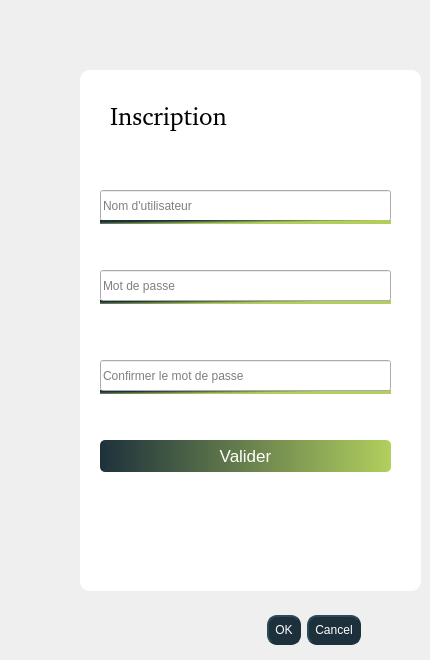
   <widget class="QWidget" name="Inscription">
    <attribute name="title">
     <string>Inscription</string>
    </attribute>
    <widget class="QFrame" name="frame_2">
     <property name="geometry">
      <rect>
       <x>80</x>
       <y>70</y>
       <width>341</width>
       <height>521</height>
      </rect>
     </property>
     <property name="styleSheet">
      <string notr="true">QFrame {
   border: none;
	border-radius:10px;
	background-color:rgb(255, 255, 255);
	box-shadow: 8px 7px 7px 8px rgb(179, 179, 179);
}</string>
     </property>
     <property name="frameShape">
      <enum>QFrame::StyledPanel</enum>
     </property>
     <property name="frameShadow">
      <enum>QFrame::Raised</enum>
     </property>
     <widget class="QLabel" name="label_6">
      <property name="geometry">
       <rect>
        <x>30</x>
        <y>30</y>
        <width>161</width>
        <height>31</height>
       </rect>
      </property>
      <property name="font">
       <font>
        <family>,sans-serif</family>
        <pointsize>-1</pointsize>
        <weight>50</weight>
        <italic>false</italic>
        <bold>false</bold>
       </font>
      </property>
      <property name="styleSheet">
       <string notr="true">

font: &quot;Poppins&quot;,sans-serif;
background-color: rgb(255, 255, 255);
max-width : 350px;
font-size:25px;
</string>
      </property>
      <property name="text">
       <string>Inscription</string>
      </property>
     </widget>
     <widget class="QLineEdit" name="username_input2">
      <property name="geometry">
       <rect>
        <x>20</x>
        <y>120</y>
        <width>291</width>
        <height>31</height>
       </rect>
      </property>
      <property name="styleSheet">
       <string notr="true">width : 100%;
height : 45px; 
border-color: rgb(255, 255, 255);
color: rgb(0,0,0);</string>
      </property>
      <property name="text">
       <string/>
      </property>
      <property name="dragEnabled">
       <bool>false</bool>
      </property>
      <property name="placeholderText">
       <string extracomment="Nom d'utilisateur">Nom d'utilisateur</string>
      </property>
     </widget>
     <widget class="Line" name="line_6">
      <property name="geometry">
       <rect>
        <x>20</x>
        <y>150</y>
        <width>291</width>
        <height>4</height>
       </rect>
      </property>
      <property name="styleSheet">
       <string notr="true">background-color: qlineargradient(spread:pad, x1:0.182079, y1:0.147455, x2:0.832562, y2:0.647409, stop:0.0985222 rgba(29, 49, 60, 255), stop:0.73399 rgba(178, 207, 94, 255))</string>
      </property>
      <property name="orientation">
       <enum>Qt::Horizontal</enum>
      </property>
     </widget>
     <widget class="Line" name="line_7">
      <property name="geometry">
       <rect>
        <x>20</x>
        <y>230</y>
        <width>291</width>
        <height>4</height>
       </rect>
      </property>
      <property name="styleSheet">
       <string notr="true">background-color: qlineargradient(spread:pad, x1:0.182079, y1:0.147455, x2:0.832562, y2:0.647409, stop:0.0985222 rgba(29, 49, 60, 255), stop:0.73399 rgba(178, 207, 94, 255))</string>
      </property>
      <property name="orientation">
       <enum>Qt::Horizontal</enum>
      </property>
     </widget>
     <widget class="QLineEdit" name="password_input2">
      <property name="geometry">
       <rect>
        <x>20</x>
        <y>200</y>
        <width>291</width>
        <height>31</height>
       </rect>
      </property>
      <property name="styleSheet">
       <string notr="true">width : 100%;
height : 45px; 
border-color: rgb(255, 255, 255);
color: rgb(0,0,0);</string>
      </property>
      <property name="text">
       <string/>
      </property>
      <property name="echoMode">
       <enum>QLineEdit::Password</enum>
      </property>
      <property name="placeholderText">
       <string>Mot de passe</string>
      </property>
     </widget>
     <widget class="QPushButton" name="btn_valider">
      <property name="geometry">
       <rect>
        <x>20</x>
        <y>370</y>
        <width>291</width>
        <height>32</height>
       </rect>
      </property>
      <property name="cursor">
       <cursorShape>PointingHandCursor</cursorShape>
      </property>
      <property name="styleSheet">
       <string notr="true">

QPushButton{
background-color: qlineargradient(spread:pad, x1:0, y1:0, x2:1, y2:0, stop:0 rgba(29, 49, 60, 255), stop:1 rgba(178, 207, 94, 255));

font: &quot;Poppins&quot; ;
font :17px;
color: #fff;
border-radius: 5px;
}


QPushButton::hover{
background-color: qlineargradient(spread:pad, x1:0.926108, y1:0.159, x2:0.0640394, y2:0.0568182, stop:0 rgba(29, 49, 60, 255), stop:1 rgba(178, 207, 94, 255))}</string>
      </property>
      <property name="text">
       <string>Valider</string>
      </property>
      <property name="shortcut">
       <string notr="true"/>
      </property>
      <property name="flat">
       <bool>false</bool>
      </property>
     </widget>
     <widget class="Line" name="line_8">
      <property name="geometry">
       <rect>
        <x>20</x>
        <y>320</y>
        <width>291</width>
        <height>4</height>
       </rect>
      </property>
      <property name="styleSheet">
       <string notr="true">background-color: qlineargradient(spread:pad, x1:0.182079, y1:0.147455, x2:0.832562, y2:0.647409, stop:0.0985222 rgba(29, 49, 60, 255), stop:0.73399 rgba(178, 207, 94, 255))</string>
      </property>
      <property name="orientation">
       <enum>Qt::Horizontal</enum>
      </property>
     </widget>
     <widget class="QLineEdit" name="password_confirm">
      <property name="geometry">
       <rect>
        <x>20</x>
        <y>290</y>
        <width>291</width>
        <height>31</height>
       </rect>
      </property>
      <property name="styleSheet">
       <string notr="true">width : 100%;
height : 45px; 
border-color: rgb(255, 255, 255);
color: rgb(0,0,0);</string>
      </property>
      <property name="text">
       <string/>
      </property>
      <property name="echoMode">
       <enum>QLineEdit::Password</enum>
      </property>
      <property name="placeholderText">
       <string>Confirmer le mot de passe</string>
      </property>
     </widget>
     <widget class="QLabel" name="password_error">
      <property name="geometry">
       <rect>
        <x>70</x>
        <y>240</y>
        <width>221</width>
        <height>16</height>
       </rect>
      </property>
      <property name="styleSheet">
       <string notr="true">color: rgb(252, 1, 7);</string>
      </property>
      <property name="text">
       <string/>
      </property>
     </widget>
     <widget class="QLabel" name="confirm_error">
      <property name="geometry">
       <rect>
        <x>60</x>
        <y>330</y>
        <width>221</width>
        <height>16</height>
       </rect>
      </property>
      <property name="styleSheet">
       <string notr="true">color: rgb(252, 1, 7);</string>
      </property>
      <property name="text">
       <string/>
      </property>
     </widget>
    </widget>
    <widget class="QDialogButtonBox" name="ok_cancel_2">
     <property name="geometry">
      <rect>
       <x>120</x>
       <y>610</y>
       <width>241</width>
       <height>41</height>
      </rect>
     </property>
     <property name="cursor">
      <cursorShape>PointingHandCursor</cursorShape>
     </property>
     <property name="styleSheet">
      <string notr="true"> background-color: rgb(29,49,60);
 color: rgb(255,255,255);
   border-style: outset;
    border-width: 2px;
    border-radius: 10px;
    border-color: rgb(29,49,60);
    min-width: 5em;
   font: 15pt &quot;.AppleSystemUIFont&quot;;
    padding: 6px;
</string>
     </property>
     <property name="orientation">
      <enum>Qt::Horizontal</enum>
     </property>
     <property name="standardButtons">
      <set>QDialogButtonBox::Cancel|QDialogButtonBox::Ok</set>
     </property>
    </widget>
   </widget>
